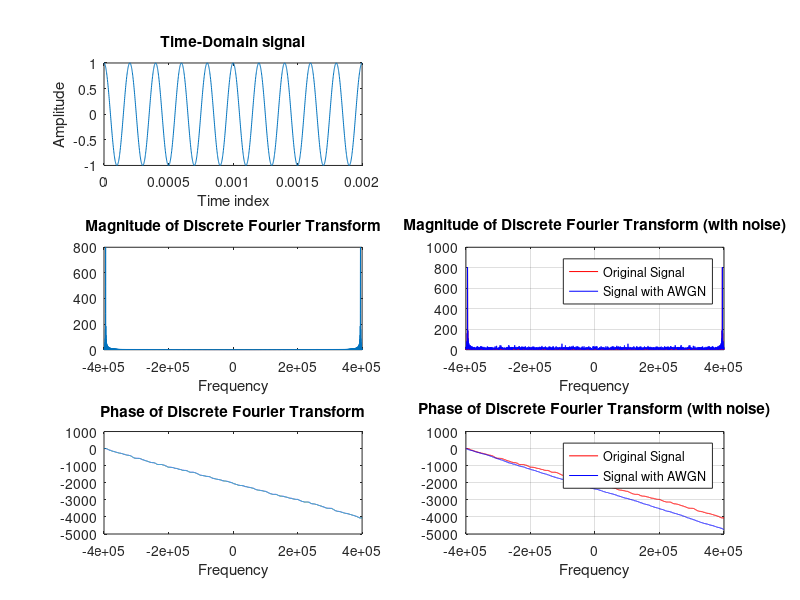

The MATLAB source for this figure:
clear all;
close all;
Fs = 800e3;
dt = 1/Fs;
t = (0:dt:0.002-dt);
Fm = 5000;
y = cos(2*pi*Fm*t);
subplot(3,2,1);
plot(t, y);
title('Time-Domain signal')
ylabel('Amplitude');
xlabel('Time index');
N=16000;
df = Fs/N;
k= (-Fs/2:df:Fs/2-df);
S=(fft(y,N)); %Discrete Fourier Trasnform
subplot(3,2,3);
plot(k,abs(S));
title('Magnitude of Discrete Fourier Transform');
xlabel('Frequency');
p = unwrap(angle(S));
subplot(3,2,5);
plot(k,p);
title('Phase of Discrete Fourier Transform');
xlabel('Frequency');
snr=5; %Signal to noise ratio
z = awgn(y,snr,'measured'); %Adding noise(AWGN)
Z=(fft(z,N)); %Discrete Fourier Transform on time domain signal
subplot(3,2,4);
plot(k,abs(S),'r');
hold on;
plot(k,abs(Z),'b');
title('Magnitude of Discrete Fourier Transform (with noise)');
xlabel('Frequency');
grid on;
hold off;
legend('Original Signal','Signal with AWGN');
subplot(3,2,6);
plot(k,unwrap(angle(S)),'r');
hold on;
plot(k,unwrap(angle(Z)),'b');
title('Phase of Discrete Fourier Transform (with noise)');
xlabel('Frequency');
grid on;
hold off;
legend('Original Signal','Signal with AWGN');
